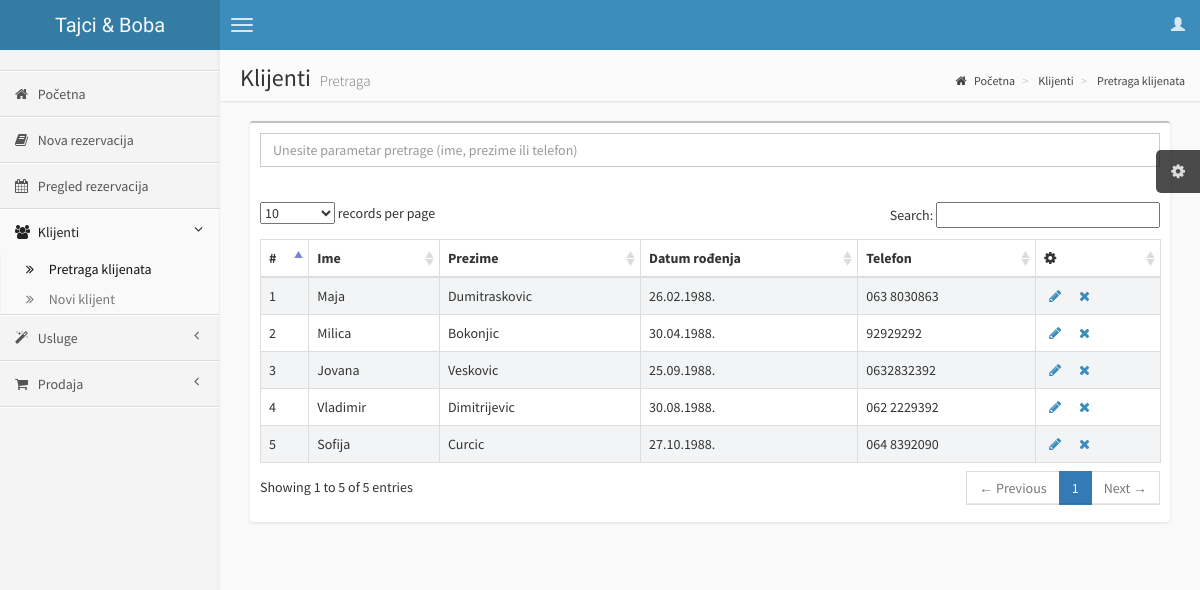
/salon/pages/klijentiPretraga.php, run on the app's committed database.
### tables this page shows
CREATE TABLE IF NOT EXISTS `klijent` (
  `ID` int(11) NOT NULL AUTO_INCREMENT,
  `ime` varchar(100) NOT NULL,
  `prezime` varchar(200) DEFAULT NULL,
  `datumRodj` varchar(200) DEFAULT NULL,
  `tel` varchar(30) NOT NULL,
  PRIMARY KEY (`ID`)
);

### salon/pages/klijentiPretraga.php (the view, shortened to what this page needs)
<!DOCTYPE html>
<html>
    <head>
        <link href="//maxcdn.bootstrapcdn.com/bootstrap/3.2.0/css/bootstrap.min.css" rel="stylesheet" type="text/css" />
        <link href="//cdnjs.cloudflare.com/ajax/libs/font-awesome/4.1.0/css/font-awesome.min.css" rel="stylesheet" type="text/css" />
        <link href="//code.ionicframework.com/ionicons/1.5.2/css/ionicons.min.css" rel="stylesheet" type="text/css" />
        <link href="../css/AdminLTE.css" rel="stylesheet" type="text/css" />
        <link href="../../css/datatables/dataTables.bootstrap.css" rel="stylesheet" type="text/css" />
    </head>
    <body class="skin-blue">
        <?php
                            include "konekcija.php";
                            ?>
        <header class="header">
            <a href="home.php" class="logo">
                Tajci & Boba
            </a>
            <nav class="navbar navbar-static-top" role="navigation">
                <a href="#" class="navbar-btn sidebar-toggle" data-toggle="offcanvas" role="button">
                    <span class="icon-bar"></span>
                    <span class="icon-bar"></span>
                    <span class="icon-bar"></span>
                </a>
                <div class="navbar-right">
                    <ul class="nav navbar-nav">
                        <?php
                        include "userLogout.php";
                        ?>
                    </ul>
                </div>
            </nav>
        </header>
        <div class="wrapper row-offcanvas row-offcanvas-left">
            <aside class="left-side sidebar-offcanvas">
                <section class="sidebar">
                    <div class="user-panel">
                    </div>
                    <ul class="sidebar-menu">
                        <li>
                            <a href="home.php">
                                <i class="fa fa-home"></i> <span>Početna</span>
                            </a>
                        </li>
                        <li>
                            <a href="rezervacijaNova.php">
                                <i class="fa fa-book"></i> <span>Nova rezervacija</span>
                            </a>
                        </li>
                        <li>
                            <a href="rezervacijePretraga.php">
                                <i class="fa fa-calendar"></i> <span>Pregled rezervacija</span>
                            </a>
                        </li>
                        <li class="treeview active">
                            <a href="#">
                                <i class="fa fa-users"></i>
                                <span>Klijenti</span>
                                <i class="fa fa-angle-left pull-right"></i>
                            </a>
                            <ul class="treeview-menu">
                                <li class="active"><a href="klijentiPretraga.php"><i class="fa fa-angle-double-right"></i> Pretraga klijenata</a></li>
                                <li><a href="klijentNovi.php"><i class="fa fa-angle-double-right"></i> Novi klijent</a></li>
                            </ul>
                        </li>
                        <li class="treeview">
                            <a href="#">
                                <i class="fa fa-magic"></i>
                                <span>Usluge</span>
                                <i class="fa fa-angle-left pull-right"></i>
                            </a>
                        </li>
                        <li class="treeview">
                            <a href="#">
                                <i class="fa fa-shopping-cart"></i>
                                <span>Prodaja</span>
                                <i class="fa fa-angle-left pull-right"></i>
                            </a>
                        </li>
                    </ul>
                </section>
            </aside>
            <aside class="right-side">
                <section class="content-header">
                    <h1>
                        Klijenti
                        <small>Pretraga</small>
                    </h1>
                    <ol class="breadcrumb">
                        <li ><a href="home.php"><i class="fa fa-home"></i> Početna</a></li>
                        <li ><a href="#"><i></i> Klijenti</a></li>
                        <li ><a href="klijentiPretraga.php"><i></i> Pretraga klijenata</a></li>
                    </ol>
                </section>
                <section class="content">
                    <div class="col-xs-12">
                    <div class="box">
                        <div class="box-header">
                            <?php
                            $upit="SELECT ID, ime, prezime, datumRodj, tel FROM klijent";
                            if (!$u=mysqli_query($baza, $upit)) {
                                echo "Nastala je greška pri pravljenju upita.</div>";
                                die();
                            } if (mysqli_num_rows($u)==0){
                                echo "Nema podataka.</div>";
                            }
                            else {
                            ?>
                             <div class="box-body">
                                        <div class="form-group">
                                            <input name="param" class="form-control" id="paramInput" placeholder="Unesite parametar pretrage (ime, prezime ili telefon)"
                                            onkeyup="pronadjiKlijenta(paramInput.value)">
                                        </div>
                                    </div>
                        </div>
                        <div id="klijentiRezultat" class="box-body table-responsive">
                            <table id="example1" class="table table-bordered table-striped">
                                <thead>
                                <tr>
                                    <th title="Redni broj">#</th>
                                    <th>Ime</th>
                                    <th>Prezime</th>
                                    <th>Datum rođenja</th>
                                    <th>Telefon</th>
                                    <th title="Akcije"><i class="fa fa-cog"></i></i></th>
                                </tr>
                                </thead>
                                <tbody>
                                <?php
                                $brojac = 1;
                                while ($red=mysqli_fetch_array($u))
                                {
                                    ?>
                                    <tr>
                                        <td><?php echo $brojac?></td>
                                        <td><?php echo $red["ime"]?></td>
                                        <td><?php echo $red["prezime"]?></td>
                                        <td><?php if($red["datumRodj"]!=null) echo date('d.m.Y.', $red["datumRodj"])?></td>
                                        <td><?php echo $red["tel"]?></td>
                                        <td title="Akcije">
                                            <form role="form" method="get">
                                                <a href="klijentIzmena.php?id=<?php echo $red["ID"]?>" title="Izmeni klijenta"><i class="fa fa-pencil" style="margin-right: 15px; margin-left:5px;"></i></a>
                                                <a href="klijentiPretraga.php?id=<?php echo $red["ID"]?>" title="Obriši klijenta"><i class="fa fa-times"></i></a>
                                            </form>
                                        </td>
                                    </tr>
                                    <?php
                                    $brojac++;
                                }
                                ?>
                                </tbody>
                                </table>
                            <?php
                            }
                            ?>
                        </div>
                    </div>
                </div>
                </section>
            </aside>
        </div>
    </body>
</html>

### data on the page
klijent: ime "Maja", prezime "Dumitraskovic", datumRodj "26.02.1988.", tel "063 8030863"
klijent: ime "Milica", prezime "Bokonjic", datumRodj "30.04.1988.", tel "92929292"
klijent: ime "Jovana", prezime "Veskovic", datumRodj "25.09.1988.", tel "0632832392"
klijent: ime "Vladimir", prezime "Dimitrijevic", datumRodj "30.08.1988.", tel "062 2229392"
klijent: ime "Sofija", prezime "Curcic", datumRodj "27.10.1988.", tel "064 8392090"
